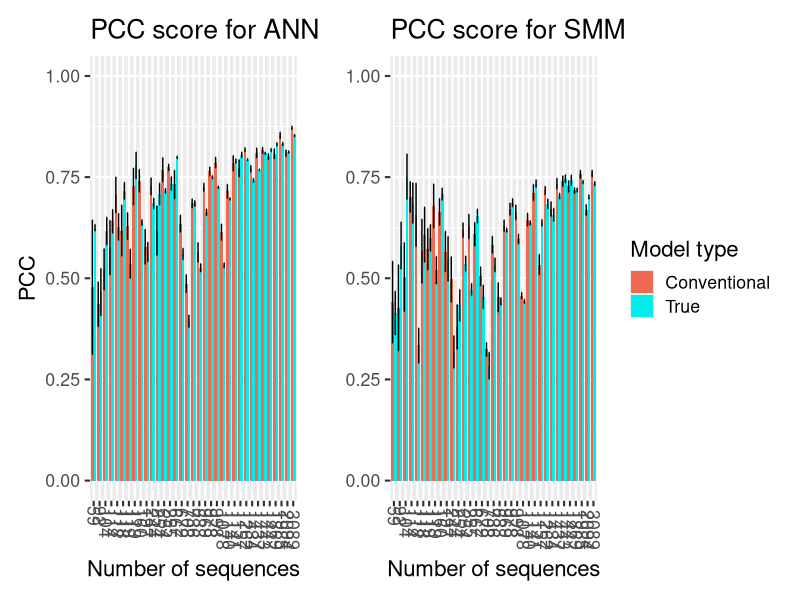
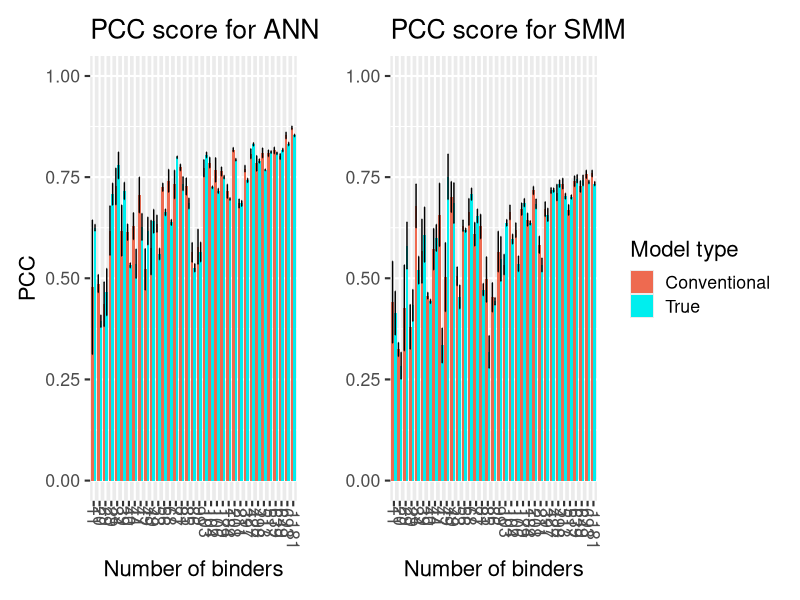

Generate these figures, in order, with R: (Note: this script raises an error after producing the figures.)
library(tidyverse)
library(ggplot2)
library(stringi)
library(patchwork)
# data sorted by number of sequences
seq_number_seq_sort <- c("59",                            "92",
                            "104",                            "114",
                            "118",                            "118 ",
                            "119",                            "119 ",
                            "160",                            "197",
                            "244",                            "254",
                            "254 ",                            "255",
                            "667",                            "672",
                            "708",                            "736",
                            "833",                            "969",
                            "978",                            "998",
                            "1078",                            "1140",
                            "1141",                            "1157",
                            "1262",                            "1434",
                            "1437",                            "1443",
                            "1447",                            "1869",
                            "1985",                            "2094",
                            "3089")
seq_number_num_seq_sort <- c(59,                             92,
                             104,                             114,
                             118,                             118,
                             119,                             119,
                             160,                             197,
                             244,                             254,
                             254,                             255,
                             667,                             672,
                             708,                             736,
                             833,                             969,
                             978,                            998,
                             1078,                             1140,
                             1141,                             1157,
                             1262,                             1434,
                             1437,                             1443,
                             1447,                             1869,
                             1985,                             2094,
                             3089)
#anns
conventional_ann_seq_sort <- c(0.478,                      0.436,
                      0.522,                      0.576,
                      0.706,                      0.618,
                      0.629,                      0.727,
                      0.741,                      0.578,
                      0.727,                      0.618,
                      0.768,                      0.774,
                      0.732,                      0.635,
                      0.487,                      0.685,
                      0.564,                      0.725,
                      0.764,                      0.786,
                      0.614,                      0.715,
                      0.784,                      0.772,
                      0.818,                      0.771,
                      0.81,                      0.816,
                      0.801,                      0.808,
                      0.853,                      0.809,
                      0.872)
true_ann_seq_sort <- c(0.625,              0.466,
              0.617,              0.641,
              0.627,              0.716,
              0.536,              0.779,
              0.638,              0.565,
              0.685,              0.708,
              0.716,              0.734,
              0.799,              0.56,
              0.394,              0.685,
              0.526,              0.663,
              0.75,              0.725,
              0.532,            0.696,
              0.79,              0.805,
              0.793,              0.742,
              0.768,              0.809,
              0.817,              0.831,
              0.832,              0.812,
              0.853)
# ann errors
conventional_error_ann_seq_sort <- c(0.166,                                     0.055,
                                     0.051,                                     0.067,
                                     0.044,                                     0.063,
                                     0.033,                                     0.045,
                                     0.028,                                     0.043,
                                     0.021,                                     0.061,
                                     0.03,                                     0.008,
                                     0.035,                                     0.021,
                                     0.022,                                     0.011,
                                     0.024,                                     0.01,
                                     0.011,                                     0.013,
                                     0.02,                                     0.017,
                                     0.019,                                     0.021,
                                     0.005,                                     0.008,
                                     0.012,                                     0.008,
                                     0.007,                                     0.012,
                                     0.008,                                     0.008,
                                     0.004)
true_error_ann_seq_sort <- c(0.008,                             0.058,
                             0.034,                             0.029,
                             0.033,                             0.021,
                             0.036,                             0.033,
                             0.007,                             0.024,
                             0.013,                             0.027,
                             0.006,                             0.017,
                             0.003,                             0.014,
                             0.015,                             0.007,
                             0.01,                             0.008,
                             0.004,                             0.003,
                             0.006,                             0.003,
                             0.005,                             0.007,
                             0.003,                             0.005,
                             0.002,                             0.003,
                             0.004,                             0.004,
                             0.004,                             0.003,
                             0.003)
#ssms
conventional_smm_seq_sort <- c(0.441,                      0.427,
                      0.503,                      0.701,
                      0.657,                      0.567,
                      0.572,                      0.679,
                      0.664,                      0.566,
                      0.497,                      0.38,
                      0.619,                      0.628,
                      0.609,                      0.505,
                      0.324,                      0.583,
                      0.453,                      0.63,
                      0.671,                      0.663,
                      0.457,                      0.645,
                      0.712,                      0.534,
                      0.717,                      0.671,
                      0.734,                      0.74,
                      0.727,                      0.717,
                      0.757,                     0.669,
                      0.759)
true_smm_seq_sort <- c(0.414,                       0.581,
                       0.751,                       0.686,
                       0.334,                       0.608,
                       0.6,                       0.52,
                       0.708,                       0.548,
                       0.318,                       0.433,
                       0.536,                       0.472,
                       0.654,                       0.454,
                       0.284,                       0.533,
                       0.443,                       0.619,
                       0.687,                       0.597,
                       0.443,                       0.637,
                       0.734,                       0.637,
                       0.684,                       0.657,
                       0.703,                       0.746,
                       0.742,                       0.718,
                       0.738,                       0.701,
                       0.734)
# smm erros
conventional_error_smm_seq_sort <- c(0.101,                                     0.106,
                                     0.085,                                     0.038,
                                     0.078,                                     0.079,
                                     0.051,                                     0.054,
                                     0.033,                                     0.05,
                                     0.056,                                     0.055,
                                     0.018,                                     0.03,
                                     0.029,                                     0.023,
                                     0.017,                                     0.021,
                                     0.036,                                     0.014,
                                     0.015,                                     0.018,
                                     0.008,                                     0.016,
                                     0.02,                                     0.025,
                                     0.01,                                     0.018,
                                     0.013,                                     0.013,
                                     0.014,                                     0.007,
                                     0.01,                                     0.013,
                                     0.008)
true_error_smm_seq_sort <- c(0.054,                             0.058,
                             0.056,                             0.05,
                             0.043,                             0.068,
                             0.033,                             0.034,
                             0.015,                             0.055,
                             0.04,                             0.039,
                             0.019,                             0.015,
                             0.017,                             0.029,
                             0.033,                             0.017,
                             0.009,                             0.005,
                             0.01,                             0.012,
                             0.005,                             0.005,
                             0.009,                             0.008,
                             0.012,                             0.016,
                             0.007,                             0.01,
                             0.013,                             0.005,
                             0.004,                             0.005,
                             0.005)
# data sorted on number of binders
binder_number_bind_sort <- c("11",
                             "20",
                             "29",
                             "29 ",
                             "34",
                             "39",
                             "40",
                             "44",
                             "47",
                             "49",
                             "49 ",
                             "53",
                             "56",
                             "68",
                             "77",
                             "81",
                             "85",
                             "86",
                             "99",
                             "103",
                             "104",
                             "106",
                             "179",
                             "184",
                             "208",
                             "211",
                             "397",
                             "427",
                             "498",
                             "513",
                             "517",
                             "639",
                             "649",
                             "693",
                             "1181")
binder_number_num_bind_sort <- c(11,                                 20,
                                 29,                                 29,
                                 34,                                 39,
                                 40,                                 44,
                                 47,                                 49,
                                 49,                                 53,
                                 56,                                 68,
                                 77,                                 81,
                                 85,                                 86,
                                 99,                                 103,
                                 104,                                 106,
                                 179,                                 184,
                                 208,                                 211,
                                 397,                                 427,
                                 498,                                 513,
                                 517,                                 639,
                                 649,                                 693,
                                 1181)
#anns 
conventional_ann_bind_sort <- c(0.478,
                                0.487,
                                0.436,
                                0.618,
                                0.727,
                                0.618,
                                0.614,
                                0.629,
                                0.706,
                                0.522,
                                0.576,
                                0.635,
                                0.725,
                                0.741,
                                0.732,
                                0.774,
                                0.727,
                                0.564,
                                0.578,
                                0.772,
                                0.786,
                                0.768,
                                0.764,
                                0.715,
                                0.818,
                                0.685,
                                0.771,
                                0.808,
                                0.784,
                                0.81,
                                0.809,
                                0.816,
                                0.801,
                                0.853,
                                0.872)
true_ann_bind_sort <- c(0.625,
                        0.394,
                        0.466,
                        0.708,
                        0.779,
                        0.716,
                        0.532,
                        0.536,
                        0.627,
                        0.617,
                        0.641,
                        0.56,
                        0.663,
                        0.638,
                        0.799,
                        0.734,
                        0.685,
                        0.526,
                        0.565,
                        0.805,
                        0.725,
                        0.716,
                        0.75,
                        0.696,
                        0.793,
                        0.685,
                        0.742,
                        0.831,
                        0.79,
                        0.768,
                        0.812,
                        0.809,
                        0.817,
                        0.832,
                        0.853)
#smms 
conventional_smm_bind_sort <- c(0.441,
                                0.324,
                                0.427,
                                0.38,
                                0.679,
                                0.567,
                                0.457,
                                0.572,
                                0.657,
                                0.503,
                                0.701,
                                0.505,
                                0.63,
                                0.664,
                                0.609,
                                0.628,
                                0.497,
                                0.453,
                                0.566,
                                0.534,
                                0.663,
                                0.619,
                                0.671,
                                0.645,
                                0.717,
                                0.583,
                                0.671,
                                0.717,
                                0.712,
                                0.734,
                                0.669,
                                0.74,
                                0.727,
                                0.757,
                                0.759)
true_smm_bind_sort <- c(0.414,
                        0.284,
                        0.581,
                        0.433,
                        0.52,
                        0.608,
                        0.443,
                        0.6,
                        0.334,
                        0.751,
                        0.686,
                        0.454,
                        0.619,
                        0.708,
                        0.654,
                        0.472,
                        0.318,
                        0.443,
                        0.548,
                        0.637,
                        0.597,
                        0.536,
                        0.687,
                        0.637,
                        0.684,
                        0.533,
                        0.657,
                        0.718,
                        0.734,
                        0.703,
                        0.701,
                        0.746,
                        0.742,
                        0.738,
                        0.734)
# ann errors
conventional_error_ann_bind_sort <- c(0.166,
                                      0.022,
                                      0.055,
                                      0.061,
                                      0.045,
                                      0.063,
                                      0.02,
                                      0.033,
                                      0.044,
                                      0.051,
                                      0.067,
                                      0.021,
                                      0.01,
                                      0.028,
                                      0.035,
                                      0.008,
                                      0.021,
                                      0.024,
                                      0.043,
                                      0.021,
                                      0.013,
                                      0.03,
                                      0.011,
                                      0.017,
                                      0.005,
                                      0.011,
                                      0.008,
                                      0.012,
                                      0.019,
                                      0.012,
                                      0.008,
                                      0.008,
                                      0.007,
                                      0.008,
                                      0.004)
true_error_ann_bind_sort <- c(0.008,
                              0.015,
                              0.058,
                              0.027,
                              0.033,
                              0.021,
                              0.006,
                              0.036,
                              0.033,
                              0.034,
                              0.029,
                              0.014,
                              0.008,
                              0.007,
                              0.003,
                              0.017,
                              0.013,
                              0.01,
                              0.024,
                              0.007,
                              0.003,
                              0.006,
                              0.004,
                              0.003,
                              0.003,
                              0.007,
                              0.005,
                              0.004,
                              0.005,
                              0.002,
                              0.003,
                              0.003,
                              0.004,
                              0.004,
                              0.003)
# smm errors
conventional_error_smm_bind_sort <- c(0.101,
                                      0.017,
                                      0.106,
                                      0.055,
                                      0.054,
                                      0.079,
                                      0.008,
                                      0.051,
                                      0.078,
                                      0.085,
                                      0.038,
                                      0.023,
                                      0.014,
                                      0.033,
                                      0.029,
                                      0.03,
                                      0.056,
                                      0.036,
                                      0.05,
                                      0.025,
                                      0.018,
                                      0.018,
                                      0.015,
                                      0.016,
                                      0.01,
                                      0.021,
                                      0.018,
                                      0.007,
                                      0.02,
                                      0.013,
                                      0.013,
                                      0.013,
                                      0.014,
                                      0.01,
                                      0.008)
true_error_smm_bind_sort <- c(0.054,
                              0.033,
                              0.058,
                              0.039,
                              0.034,
                              0.068,
                              0.005,
                              0.033,
                              0.043,
                              0.056,
                              0.05,
                              0.029,
                              0.005,
                              0.015,
                              0.017,
                              0.015,
                              0.04,
                              0.009,
                              0.055,
                              0.008,
                              0.012,
                              0.019,
                              0.01,
                              0.005,
                              0.012,
                              0.017,
                              0.016,
                              0.005,
                              0.009,
                              0.007,
                              0.005,
                              0.01,
                              0.013,
                              0.004,
                              0.005)

### SEQUENCE SORTING ###
### ANN
# data 
data_ann_seq <- data.frame(
  seq_number_seq_sort,
  conventional_ann_seq_sort,
  true_ann_seq_sort)

plot_data_ann_seq <- data_ann_seq %>%
  as_tibble() %>% 
  pivot_longer(!seq_number_seq_sort,
               names_to = "model_type",
               values_to = "PCC")

# errors
errorbars_ann_seq <- paste(conventional_error_ann_seq_sort,true_error_ann_seq_sort,collapse = ' ')
errorbars_ann_seq <- stri_split_boundaries(errorbars_ann_seq, simplify = TRUE) %>% 
  as.numeric(unlist(.))

#plot
ANN_plot_seq <- plot_data_ann_seq %>% 
  ggplot(.,
         mapping = aes(x = seq_number_seq_sort,
                       y = PCC,
                       fill = model_type)) + 
  geom_col(position = "dodge") +
  geom_errorbar(aes(ymin = PCC - errorbars_ann_seq,
                    ymax = PCC + errorbars_ann_seq),
                    width = 0.2,
                    position = position_dodge(0.9)) + 
  labs(title = "PCC score for ANN",
       fill = "Model type",
       x = "Number of sequences") +
  ylim(0,1) +
  theme_grey(base_size = 16) +
  theme(legend.position = "none",
        axis.text.x = element_text(angle = -90, hjust = -0.2, vjust = 0.5)) + 
  scale_fill_manual(values = c("coral2", "cyan2")) + 
  scale_x_discrete(limits = seq_number_seq_sort)

### SMM
# data
data_smm_seq <- data.frame(
  seq_number_seq_sort,
  conventional_smm_seq_sort,
  true_smm_seq_sort)

plot_data_smm_seq <- data_smm_seq %>%
  as_tibble() %>% 
  pivot_longer(!seq_number_seq_sort,
               names_to = "model_type",
               values_to = "PCC")

#error
errorbars_smm_seq <- paste(conventional_error_smm_seq_sort,true_error_smm_seq_sort,collapse = ' ')
errorbars_smm_seq <- stri_split_boundaries(errorbars_smm_seq, simplify = TRUE) %>% 
  as.numeric(unlist(.))

#plot
SMM_plot_seq <- plot_data_smm_seq %>% 
  ggplot(.,
         mapping = aes(x = seq_number_seq_sort,
                       y = PCC,
                       fill = model_type)) + 
  geom_col(position = "dodge") +
  geom_errorbar(aes(ymin = PCC - errorbars_smm_seq,
                    ymax = PCC + errorbars_smm_seq),
                width = 0.2,
                position = position_dodge(0.9)) + 
  labs(title = "PCC score for SMM",
       fill = "Model type",
       x = "Number of sequences",
       y = "") +
  ylim(0,1) +
  theme_grey(base_size = 16) +
  theme(axis.text.x = element_text(angle = -90, hjust = -0.2, vjust = 0.5)) + 
  scale_fill_manual(labels = c("Conventional", "True"), values = c("coral2", "cyan2")) + 
  scale_x_discrete(limits = seq_number_seq_sort)


  
### Bar plots 
ANN_plot_seq + SMM_plot_seq

### BINDER SORTING ###
### ANN
# data 
data_ann_bind <- data.frame(
  binder_number_bind_sort,
  conventional_ann_bind_sort,
  true_ann_bind_sort)

plot_data_ann_bind <- data_ann_bind %>%
  as_tibble() %>% 
  pivot_longer(!binder_number_bind_sort,
               names_to = "model_type",
               values_to = "PCC")

# errors
errorbars_ann_bind <- paste(conventional_error_ann_bind_sort,true_error_ann_bind_sort,collapse = ' ')
errorbars_ann_bind <- stri_split_boundaries(errorbars_ann_bind, simplify = TRUE) %>% 
  as.numeric(unlist(.))

#plot
ANN_plot_bind <- plot_data_ann_bind %>% 
  ggplot(.,
         mapping = aes(x = binder_number_bind_sort,
                       y = PCC,
                       fill = model_type)) + 
  geom_col(position = "dodge") +
  geom_errorbar(aes(ymin = PCC - errorbars_ann_bind,
                    ymax = PCC + errorbars_ann_bind),
                width = 0.2,
                position = position_dodge(0.9)) + 
  labs(title = "PCC score for ANN",
       fill = "Model type",
       x = "Number of binders") +
  ylim(0,1) +
  theme_grey(base_size = 16) +
  theme(legend.position = "none",
        axis.text.x = element_text(angle = -90, hjust = -0.2, vjust = 0.5)) + 
  scale_fill_manual(values = c("coral2", "cyan2")) + 
  scale_x_discrete(limits = binder_number_bind_sort)


### SMM
# data
data_smm_bind <- data.frame(
  binder_number_bind_sort,
  conventional_smm_bind_sort,
  true_smm_bind_sort)

plot_data_smm_bind <- data_smm_bind %>%
  as_tibble() %>% 
  pivot_longer(!binder_number_bind_sort,
               names_to = "model_type",
               values_to = "PCC")

#error
errorbars_smm_bind <- paste(conventional_error_smm_bind_sort,true_error_smm_bind_sort,collapse = ' ')
errorbars_smm_bind <- stri_split_boundaries(errorbars_smm_bind, simplify = TRUE) %>% 
  as.numeric(unlist(.))

#plot
SMM_plot_bind <- plot_data_smm_bind %>% 
  ggplot(.,
         mapping = aes(x = binder_number_bind_sort,
                       y = PCC,
                       fill = model_type)) + 
  geom_col(position = "dodge") +
  geom_errorbar(aes(ymin = PCC - errorbars_smm_bind,
                    ymax = PCC + errorbars_smm_bind),
                width = 0.2,
                position = position_dodge(0.9)) + 
  labs(title = "PCC score for SMM",
       fill = "Model type",
       x = "Number of binders",
       y = "") +
  ylim(0,1) +
  theme_grey(base_size = 16) +
  theme(axis.text.x = element_text(angle = -90, hjust = -0.2, vjust = 0.5)) + 
  scale_fill_manual(labels = c("Conventional", "True"), values = c("coral2", "cyan2")) + 
  scale_x_discrete(limits = binder_number_bind_sort)

### Bar plots 
ANN_plot_bind + SMM_plot_bind


### Scatterplot ###
# data frame construction
#data imported by sorted in binder sort
seq_num_num_bind_sort <- c(59,                           708,                           92,                           254,
                           119,                           118,                           1078,                           119,
                           118,                           104,                           114,                           672,
                           969,                           160,                           667,                           255,
                           244,                           833,                           197,                           1157,
                           998,                           254,                           978,                           1140,
                           1262,                           736,                           1434,                           1869,
                           1141,                           1437,                           2094,                           1443,
                           1447,                           1985,                           3089)
names_bind_sort <- c("b5701",                     "b0801",                     "a3002",                     "a2403",
                     "b4403",                     "b4002",                     "b4001",                     "b4402",
                     "b1801",                     "a2301",                     "b4501",                     "a2601",
                     "b2705",                     "a2902",                     "a3001",                     "b5401",
                     "b5101",                     "a6901",                     "a2402",                     "a0101",
                     "b5801",                     "b5301",                     "b1501",                     "a3301",
                     "b0702",                     "b3501",                     "a6802",                     "a3101",
                     "a6801",                     "a0206",                     "a0301",                     "a0203",
                     "a0202",                     "a1101",                     "a0201")
scatter_data <- data.frame(binder_number_num_bind_sort,seq_num_num_bind_sort,names_bind_sort)
#color setup
scatter_data <- scatter_data %>% 
  dplyr::mutate(coloring_ids = case_when(str_detect(names, "a")~"HLA:A",
                                   str_detect(names, "b")~"HLA:B"))
#plot
ggplot(scatter_data,
       mapping = aes(x = binder_number_num_bind_sort,
                     y = seq_number_num_seq_sort,
                     label = names,
                     color = coloring_ids)) + 
  geom_point(size = 4,alpha = 0.7) + 
  labs(title = "Distribution of data set quality",
       color = "HLA type",
       x = "Number of binders",
       y = "Number of sequences") +
  theme_grey(base_size = 24)
  




### Point plots for comparing performance of True
#errors
errorbars_combined <- paste(true_error_ann_bind_sort,true_error_smm_bind_sort,collapse = ' ')
errorbars_combined <- stri_split_boundaries(errorbars_combined, simplify = TRUE) %>% 
  as.numeric(unlist(.))
# data og plot all in one
pointplot_bind <- data.frame(
  binder_number_num_bind_sort,
  true_ann_bind_sort,
  true_smm_bind_sort) %>% 
  as_tibble() %>% 
  pivot_longer(!binder_number_num_bind_sort,
               names_to = "model_type",
               values_to = "PCC") %>% 
  ggplot(.,
         mapping = aes(x = binder_number_num_bind_sort,
                       y = PCC,
                       color = model_type)) + 
  geom_point() + 
  labs(title = "PCC score for ANN and SMM",
       color = "Model type",
       x = "Number of binders") +
  ylim(0,1) +
  geom_errorbar(aes(ymin = PCC - errorbars_combined,
                    ymax = PCC + errorbars_combined),
                width = 20) +
  scale_color_discrete(labels = c("ANN","SMM"))

pointplot_bind
